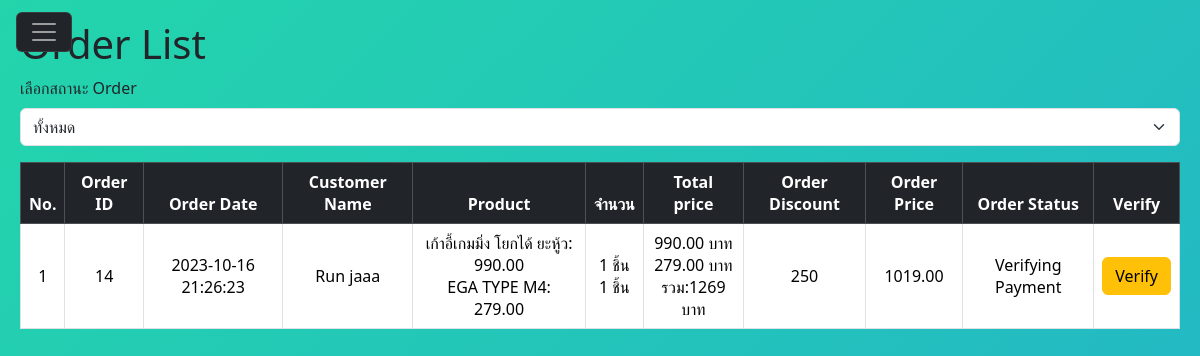
The app's page /a_Interface/order/view_order.php (signed in) with its own data.
### tables this page shows
CREATE TABLE `order` (
  `orderID` int(11) NOT NULL,
  `orderDate` timestamp NOT NULL DEFAULT current_timestamp(),
  `orderPrice` decimal(10,2) NOT NULL,
  `orderStatus` varchar(255) NOT NULL,
  `customer_id` int(11) DEFAULT NULL
);

CREATE TABLE `customers` (
  `customer_id` int(10) NOT NULL,
  `firstname` varchar(255) NOT NULL,
  `lastname` varchar(255) NOT NULL,
  `email` varchar(255) NOT NULL,
  `username` varchar(255) DEFAULT NULL,
  `password` varchar(255) NOT NULL,
  `phone_number` varchar(10) DEFAULT NULL,
  `address` varchar(255) DEFAULT NULL,
  `img_URL` varchar(255) DEFAULT NULL,
  `created_at` timestamp NOT NULL DEFAULT current_timestamp()
);

CREATE TABLE `products` (
  `product_id` int(10) NOT NULL,
  `category_id` int(10) NOT NULL,
  `product_name` varchar(255) NOT NULL,
  `img_url` varchar(255) DEFAULT NULL,
  `price` double NOT NULL,
  `quantity` int(11) DEFAULT NULL,
  `rating` decimal(3,2) NOT NULL DEFAULT 0.00
);

CREATE TABLE `order_detail` (
  `od_id` int(11) NOT NULL,
  `orderID` int(11) DEFAULT NULL,
  `product_id` int(11) DEFAULT NULL,
  `od_quantity` int(11) NOT NULL,
  `total_price` decimal(10,2) NOT NULL,
  `one_price` decimal(10,2) DEFAULT NULL
);

### a_Interface/order/view_order.php (the view, shortened to what this page needs)
<?php
    require_once '../main/a_headbar.php';
    require_once '../../config/db.php';
?>
<!DOCTYPE html>
<html lang="en">
<head>
    <link rel="stylesheet" href="../../CSS/bg.css">
    <link rel="stylesheet" href="../../CSS/table.css">
</head>
<body>
    <div class="container-table">
        <h1>Order List</h1>
        <div class="mb-3">
            <label for="statusFilter" class="form-label">เลือกสถานะ Order</label>
            <select class="form-select" id="statusFilter">
                <option value="">ทั้งหมด</option>
            </select>
        </div>
        <table class="table table-bordered table-hover align-middle text-center">
            <thead class="table-dark">
                <tr>
                    <th>No.</th>
                    <th>Order ID</th>
                    <th>Order Date</th>
                    <th>Customer Name</th>
                    <th>Product</th>
                    <th>จำนวน</th>
                    <th>Total price</th>
                    <th>Order Discount</th>
                    <th>Order Price</th>
                    <th>Order Status</th>
                    <th>Verify</th>
                </tr>
            </thead>
            <tbody>
                <?php
                $sql = "SELECT  o.orderID,o.orderDate,c.username,o.orderStatus,o.orderPrice
                        FROM `order` o ,customers c
                        WHERE    c.customer_id = o.customer_id
                        ORDER BY o.orderDate;";
                $result = $conn->query($sql);
                if ($result->rowCount() > 0) {
                    $i=1;
                    while ($row = $result->fetch(PDO::FETCH_ASSOC)) {
                        echo '<tr class="orderRow" data-order-status="' . $row['orderStatus'] . '">';
                        echo '<td >' . $i . '</td>';
                        echo '<td>' . $row['orderID'] . '</td>';
                        echo '<td>' . $row['orderDate'] . '</td>';
                        echo '<td>' . $row['username'] . '</td>';
                        $od_sql = "SELECT  o.orderID,o.orderDate,c.username,p.product_name,od.od_quantity,od.total_price,o.orderStatus, od.one_price
                                    FROM `order` o , order_detail od, products p ,customers c
                                    WHERE  o.orderID = :orderID AND p.product_id = od.product_id AND o.orderID = od.orderID AND c.customer_id = o.customer_id
                                    ORDER BY o.orderDate;";
                        $od_statement = $conn->prepare($od_sql);
                        $od_statement->bindParam(':orderID', $row['orderID'], PDO::PARAM_INT);
                        $od_statement->execute();
                        $od_result = $od_statement->fetchAll(PDO::FETCH_ASSOC);
                        $totalPriceOrder = 0;
                        echo '<td>';
                        foreach($od_result as $od_row){
                            echo '<div class="row">';
                            echo '<span class="col">'.$od_row['product_name']. ': ';
                            echo '<span class="col">'.$od_row['one_price'];
                            echo '</div>';
                        }
                        echo '</td>';
                        echo '<td>';
                        foreach($od_result as $od_row){
                            echo '<div class="row">';
                            echo '<span class="col">'.$od_row['od_quantity'].' ชิ้น';
                            echo '</div>';
                        }
                        echo '</td>';
                        echo '<td>';
                        foreach($od_result as $od_row){
                            echo '<div class="row">';
                            echo '<span class="col">'.$od_row['total_price'].' บาท';
                            $totalPriceOrder += $od_row['total_price'];
                            echo '</div>';
                        }
                        $discountOrder = $totalPriceOrder - $row['orderPrice'];
                        echo '<span class="col"> รวม:'. $totalPriceOrder . ' บาท';
                        echo '</td>';
                        echo '<td>'. $discountOrder .' </td>';
                        echo '<td>'. $row['orderPrice'] .' </td>';
                        echo '<td>'. $row['orderStatus'] .' </td>';
                        echo '<td>';
                        if ($row['orderStatus'] === 'Verifying Payment') {
                            echo "<a class='btn btn-warning' href='verify.php?orderID=" . $row["orderID"] . "'>Verify</a>";
                        } else {
                            echo "<a class='btn btn-warning disabled' href=''>Verify</a>";
                        }
                        echo '</td>';
                        echo '</tr>';
                        $i++;
                    }
                } else {
                    echo '<tr><td colspan="5">ไม่พบข้อมูลในตาราง category.</td></tr>';
                }
                ?>
            </tbody>
        </table>
    </div>
</body>
</html>

### CSS/bg.css (style rules this page uses)
html, body { width: 100%; height:100%; }
body { background: linear-gradient(-45deg, #ee7752, #e73c7e, #23a6d5, #23d5ab); background-size: 400% 400%; animation: gradient 15s ease infinite; }

### CSS/table.css (style rules this page uses)
.container-table { width: 100%; max-width: 1400px; margin: 0 auto; padding: 20px; }

### records on screen
order: orderID "14", orderDate "2023-10-16 21:26:23", customer.username "Run jaaa", products.product_name "เก้าอี้เกมมิ่ง โยกได้ ยะหู้ว", order_detail.one_price "990.00", products.product_name "EGA TYPE M4", order_detail.one_price "279.00", order_detail.od_quantity "1", order_detail.total_price "990.00", order_detail.total_price "279.00", totalPriceOrder "1269", orderPrice "250", orderPrice "1019.00", orderStatus "Verifying Payment"
